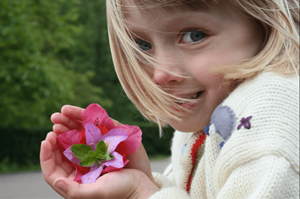
#> input picture images/smallGirl.png, 300 x 199 px, found by its file name
$ jupyter execute Edge_detection.ipynb
#> lines starting #> are read from the running program, lines starting #| are printed output that depends on the picture
# Set-Up

## - Import Package

[cell 1]
# Import package
import cv2
from google.colab.patches import cv2_imshow
import numpy as np

## - Insert Image

[cell 2]
Image = cv2.imread('/content/smallGirl.png',0)
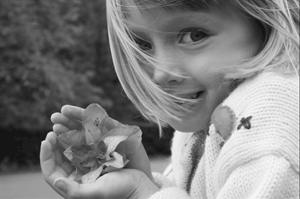
#> Image: shape (199, 300); min 21, max 250, mean 128.4
cv2_imshow(Image)
print('Image Size: ', Image.shape)
#| Image Size:  (199, 300)

## - Concolution Function

[cell 3]
def Convolution(Image, Kernel):
  m, n = Kernel.shape
  assert ((m<=Image.shape[0]) or (n<=Image.shape[1])), 'Error: Kernel is bigger than Image size'
  col_sub, col_add = m//2, -(-m//2)
  row_sub, row_add = n//2, -(-n//2)

  Output_Image = np.zeros(Image.shape)
  for i in range(col_sub,Image.shape[0]-col_sub):
    for j in range(row_sub,Image.shape[1]-row_sub):
      mat = np.multiply(Kernel,Image[i-col_sub:i+col_add,j-row_sub:j+row_add]);
      Output_Image[i,j] = (abs(np.sum(mat)));
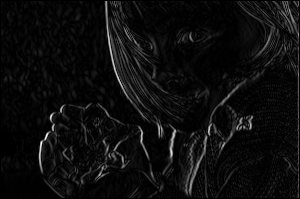
#> Output_Image: shape (199, 300) float64; min 0, max 761, mean 40.3; drawn with min black and max white
  return Output_Image

# Edge Detection Kernels

##  - Sobel

[cell 4]
# Kernel: Sobel - Vertical Edge
sobel_1 = np.array([[-1,0,1], [-2,0,2],[-1,0,1]])

[cell 5]
Output_Image = Convolution(Image, sobel_1)
cv2_imshow(Output_Image)

[cell 6]
# Kernel: Sobel - Horizontal Edge
sobel_2 = np.array([[-1, -2, -1],[0, 0, 0], [1, 2, 1]])

[cell 7]
Output_Image = Convolution(Image, sobel_2)
#> after the loop in Convolution (call 2), `for i in range(col_sub,Image.shape[0]-col_sub):`:
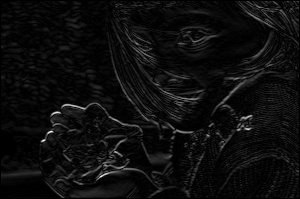
#> Output_Image: shape (199, 300) float64; min 0, max 763, mean 41; drawn with min black and max white
cv2_imshow(Output_Image)

## - Prewitt

[cell 8]
# Kernel: Prewitt - Vertical Edge
prewitt_1 = np.array([[-1,0,1], [-1,0,1],[-1,0,1]])

[cell 9]
Output_Image = Convolution(Image, prewitt_1)
cv2_imshow(Output_Image)

[cell 10]
# Kernel: Prewitt - Horizontal Edge
prewitt_2 = np.array([[-1, -1, -1],[0, 0, 0], [1, 1, 1]])

[cell 11]
Output_Image = Convolution(Image, prewitt_2)
cv2_imshow(Output_Image)

## - Robert

[cell 12]
# Kernel: Robert - Vertical Edge
robert_1 = np.array([[1, 0], [0, -1]])

[cell 13]
Output_Image = Convolution(Image, robert_1)
#> after the loop in Convolution (call 5), `for i in range(col_sub,Image.shape[0]-col_sub):`:
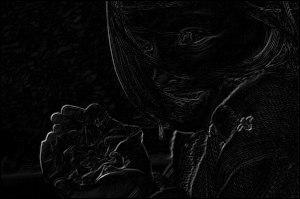
#> Output_Image: shape (199, 300) float64; min 0, max 193, mean 8.3
cv2_imshow(Output_Image)

[cell 14]
# Kernel: Robert - Horizontal Edge
robert_2 = np.array([[0, 1], [-1, 0]])

[cell 15]
Output_Image = Convolution(Image, robert_2)
#> after the loop in Convolution (call 6), `for i in range(col_sub,Image.shape[0]-col_sub):`:
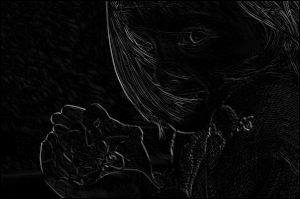
#> Output_Image: shape (199, 300) float64; min 0, max 158, mean 9.3
